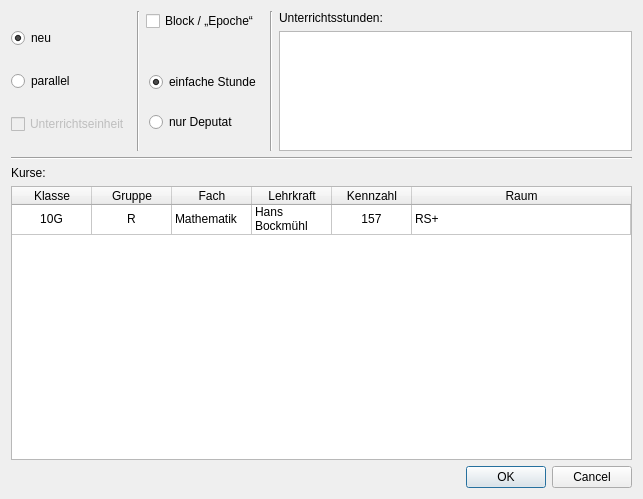
<?xml version="1.0" encoding="UTF-8"?>
<ui version="4.0">
 <class>Dialog</class>
 <widget class="QDialog" name="Dialog">
  <property name="geometry">
   <rect>
    <x>0</x>
    <y>0</y>
    <width>643</width>
    <height>499</height>
   </rect>
  </property>
  <property name="windowTitle">
   <string>Neue Kurseinheit</string>
  </property>
  <layout class="QVBoxLayout" name="verticalLayout_6" stretch="0,1,0">
   <item>
    <layout class="QHBoxLayout" name="horizontalLayout_3" stretch="0,0,1">
     <item>
      <layout class="QVBoxLayout" name="verticalLayout_5">
       <item>
        <layout class="QHBoxLayout" name="horizontalLayout_2">
         <item>
          <layout class="QVBoxLayout" name="verticalLayout_4">
           <item>
            <widget class="QRadioButton" name="rb_new">
             <property name="toolTip">
              <string>&lt;html&gt;&lt;head/&gt;&lt;body&gt;&lt;p&gt;Ein neuer „Kurseinheit“ soll angelegt werden. Das bedeutet entweder eine neue Unterrichtsstunde oder eine Deputatsangabe ohne Unterrichtsstunden.&lt;/p&gt;&lt;p&gt;Die Stunde kann Teil eines Blocks sein (einer Zeit, in der mehrere Kurse entweder parallel oder nacheinander im Laufe des Jahres stattfinden).&lt;/p&gt;&lt;p&gt;Für jeden Kurs darf nur einmal eine Einheit der jeweiligen Sorte (einfache Stunde, Blockstunde oder Deputatsstunden ohne Unterricht) angelegt werden. Weitere Unterrichtsstunden können dann mit der „+“-Schaltfläche hinzugefügt werden.&lt;/p&gt;&lt;/body&gt;&lt;/html&gt;</string>
             </property>
             <property name="text">
              <string>neu</string>
             </property>
             <property name="checked">
              <bool>true</bool>
             </property>
             <attribute name="buttonGroup">
              <string notr="true">choose_group</string>
             </attribute>
            </widget>
           </item>
           <item>
            <widget class="QRadioButton" name="rb_add2block">
             <property name="toolTip">
              <string>&lt;html&gt;&lt;head/&gt;&lt;body&gt;&lt;p&gt;Der „Kurs“ soll zu einem schon existierenden Block oder Fach hinzugefügt werden.&lt;/p&gt;&lt;p&gt;Zwischen zeitbegrenzten Blöcken („Epochen“) und parallelen, durchlaufenden Unterrichtsstunden wird hier nicht differenziert.&lt;/p&gt;&lt;/body&gt;&lt;/html&gt;</string>
             </property>
             <property name="text">
              <string>parallel</string>
             </property>
             <attribute name="buttonGroup">
              <string notr="true">choose_group</string>
             </attribute>
            </widget>
           </item>
           <item>
            <widget class="QCheckBox" name="cb_unit">
             <property name="enabled">
              <bool>false</bool>
             </property>
             <property name="toolTip">
              <string>&lt;html&gt;&lt;head/&gt;&lt;body&gt;&lt;p&gt;Wenn dieses Kontrollkästchen gesetzt ist, sind die betroffenen Kurse zusammengelegt.&lt;/p&gt;&lt;p&gt;So kann man angeben, dass eine Lehrkraft zwei Gruppen zusammen unterrichtet oder zwei Lehrkräfte zusammen unterrichten (Team-Teaching). &lt;/p&gt;&lt;/body&gt;&lt;/html&gt;</string>
             </property>
             <property name="text">
              <string>Unterrichtseinheit</string>
             </property>
            </widget>
           </item>
          </layout>
         </item>
         <item>
          <widget class="Line" name="line_3">
           <property name="orientation">
            <enum>Qt::Vertical</enum>
           </property>
          </widget>
         </item>
         <item>
          <layout class="QVBoxLayout" name="verticalLayout_8">
           <property name="leftMargin">
            <number>0</number>
           </property>
           <property name="rightMargin">
            <number>0</number>
           </property>
           <item>
            <widget class="QCheckBox" name="cb_block">
             <property name="toolTip">
              <string>&lt;html&gt;&lt;head/&gt;&lt;body&gt;&lt;p&gt;„Block“ bedeutet hier, dass Unterrichtseinheiten entweder parallel (zur gleichen Zeit) oder nacheinander im Laufe des Jahres („Epochenunterricht“) stattfinden.&lt;/p&gt;&lt;p&gt;Zwischen zeitbegrenzten Blöcken („Epochen“) und parallelen, durchlaufenden Unterrichtsstunden wird hier nicht differenziert.&lt;/p&gt;&lt;/body&gt;&lt;/html&gt;</string>
             </property>
             <property name="text">
              <string>Block / „Epoche“</string>
             </property>
            </widget>
           </item>
           <item>
            <spacer name="verticalSpacer">
             <property name="orientation">
              <enum>Qt::Vertical</enum>
             </property>
             <property name="sizeHint" stdset="0">
              <size>
               <width>20</width>
               <height>0</height>
              </size>
             </property>
            </spacer>
           </item>
           <item>
            <widget class="QStackedWidget" name="blockstack">
             <property name="currentIndex">
              <number>0</number>
             </property>
             <widget class="QWidget" name="page_noblock">
              <layout class="QVBoxLayout" name="verticalLayout_7">
               <property name="leftMargin">
                <number>3</number>
               </property>
               <property name="topMargin">
                <number>3</number>
               </property>
               <property name="rightMargin">
                <number>3</number>
               </property>
               <property name="bottomMargin">
                <number>3</number>
               </property>
               <item>
                <widget class="QRadioButton" name="rb_simple">
                 <property name="text">
                  <string>einfache Stunde</string>
                 </property>
                 <property name="checked">
                  <bool>true</bool>
                 </property>
                </widget>
               </item>
               <item>
                <widget class="QRadioButton" name="rb_payonly">
                 <property name="text">
                  <string>nur Deputat</string>
                 </property>
                </widget>
               </item>
              </layout>
             </widget>
             <widget class="QWidget" name="page_block">
              <layout class="QVBoxLayout" name="verticalLayout_2">
               <property name="leftMargin">
                <number>3</number>
               </property>
               <property name="topMargin">
                <number>3</number>
               </property>
               <property name="rightMargin">
                <number>3</number>
               </property>
               <property name="bottomMargin">
                <number>3</number>
               </property>
               <item>
                <widget class="QLabel" name="label">
                 <property name="text">
                  <string>Blockfach:</string>
                 </property>
                </widget>
               </item>
               <item>
                <widget class="QComboBox" name="block_subject"/>
               </item>
               <item>
                <widget class="QLabel" name="label_2">
                 <property name="text">
                  <string>Block-Kennzeichen:</string>
                 </property>
                </widget>
               </item>
               <item>
                <widget class="QComboBox" name="BLOCK_TAG">
                 <property name="editable">
                  <bool>true</bool>
                 </property>
                 <property name="insertPolicy">
                  <enum>QComboBox::NoInsert</enum>
                 </property>
                </widget>
               </item>
              </layout>
             </widget>
            </widget>
           </item>
          </layout>
         </item>
        </layout>
       </item>
      </layout>
     </item>
     <item>
      <widget class="Line" name="line_2">
       <property name="orientation">
        <enum>Qt::Vertical</enum>
       </property>
      </widget>
     </item>
     <item>
      <layout class="QVBoxLayout" name="verticalLayout">
       <item>
        <widget class="QLabel" name="label_5">
         <property name="text">
          <string>Unterrichtsstunden:</string>
         </property>
        </widget>
       </item>
       <item>
        <widget class="QListWidget" name="list_lessons">
         <property name="sizePolicy">
          <sizepolicy hsizetype="Expanding" vsizetype="Fixed">
           <horstretch>0</horstretch>
           <verstretch>0</verstretch>
          </sizepolicy>
         </property>
         <property name="maximumSize">
          <size>
           <width>16777215</width>
           <height>120</height>
          </size>
         </property>
        </widget>
       </item>
      </layout>
     </item>
    </layout>
   </item>
   <item>
    <layout class="QVBoxLayout" name="verticalLayout_3">
     <item>
      <widget class="Line" name="line">
       <property name="orientation">
        <enum>Qt::Horizontal</enum>
       </property>
      </widget>
     </item>
     <item>
      <widget class="QLabel" name="label_3">
       <property name="text">
        <string>Kurse:</string>
       </property>
      </widget>
     </item>
     <item>
      <widget class="QTableWidget" name="table_courses">
       <property name="minimumSize">
        <size>
         <width>0</width>
         <height>200</height>
        </size>
       </property>
       <property name="editTriggers">
        <set>QAbstractItemView::NoEditTriggers</set>
       </property>
       <property name="alternatingRowColors">
        <bool>true</bool>
       </property>
       <property name="selectionMode">
        <enum>QAbstractItemView::SingleSelection</enum>
       </property>
       <property name="selectionBehavior">
        <enum>QAbstractItemView::SelectRows</enum>
       </property>
       <attribute name="horizontalHeaderCascadingSectionResizes">
        <bool>false</bool>
       </attribute>
       <attribute name="horizontalHeaderDefaultSectionSize">
        <number>80</number>
       </attribute>
       <attribute name="horizontalHeaderStretchLastSection">
        <bool>true</bool>
       </attribute>
       <attribute name="verticalHeaderVisible">
        <bool>false</bool>
       </attribute>
       <row>
        <property name="text">
         <string>New Row</string>
        </property>
       </row>
       <column>
        <property name="text">
         <string>Klasse</string>
        </property>
       </column>
       <column>
        <property name="text">
         <string>Gruppe</string>
        </property>
       </column>
       <column>
        <property name="text">
         <string>Fach</string>
        </property>
       </column>
       <column>
        <property name="text">
         <string>Lehrkraft</string>
        </property>
       </column>
       <column>
        <property name="text">
         <string>Kennzahl</string>
        </property>
       </column>
       <column>
        <property name="text">
         <string>Raum</string>
        </property>
       </column>
       <item row="0" column="0">
        <property name="text">
         <string>10G</string>
        </property>
        <property name="textAlignment">
         <set>AlignCenter</set>
        </property>
       </item>
       <item row="0" column="1">
        <property name="text">
         <string>R</string>
        </property>
        <property name="textAlignment">
         <set>AlignCenter</set>
        </property>
       </item>
       <item row="0" column="2">
        <property name="text">
         <string>Mathematik</string>
        </property>
       </item>
       <item row="0" column="3">
        <property name="text">
         <string>Hans Bockmühl</string>
        </property>
       </item>
       <item row="0" column="4">
        <property name="text">
         <string>157</string>
        </property>
        <property name="textAlignment">
         <set>AlignCenter</set>
        </property>
       </item>
       <item row="0" column="5">
        <property name="text">
         <string>RS+</string>
        </property>
       </item>
      </widget>
     </item>
    </layout>
   </item>
   <item>
    <widget class="QDialogButtonBox" name="buttonBox">
     <property name="orientation">
      <enum>Qt::Horizontal</enum>
     </property>
     <property name="standardButtons">
      <set>QDialogButtonBox::Cancel|QDialogButtonBox::Ok</set>
     </property>
    </widget>
   </item>
  </layout>
 </widget>
 <resources/>
 <connections>
  <connection>
   <sender>buttonBox</sender>
   <signal>accepted()</signal>
   <receiver>Dialog</receiver>
   <slot>accept()</slot>
   <hints>
    <hint type="sourcelabel">
     <x>264</x>
     <y>482</y>
    </hint>
    <hint type="destinationlabel">
     <x>157</x>
     <y>274</y>
    </hint>
   </hints>
  </connection>
  <connection>
   <sender>buttonBox</sender>
   <signal>rejected()</signal>
   <receiver>Dialog</receiver>
   <slot>reject()</slot>
   <hints>
    <hint type="sourcelabel">
     <x>332</x>
     <y>482</y>
    </hint>
    <hint type="destinationlabel">
     <x>286</x>
     <y>274</y>
    </hint>
   </hints>
  </connection>
  <connection>
   <sender>rb_add2block</sender>
   <signal>toggled(bool)</signal>
   <receiver>cb_unit</receiver>
   <slot>setEnabled(bool)</slot>
   <hints>
    <hint type="sourcelabel">
     <x>83</x>
     <y>105</y>
    </hint>
    <hint type="destinationlabel">
     <x>88</x>
     <y>152</y>
    </hint>
   </hints>
  </connection>
 </connections>
 <buttongroups>
  <buttongroup name="choose_group"/>
 </buttongroups>
</ui>
